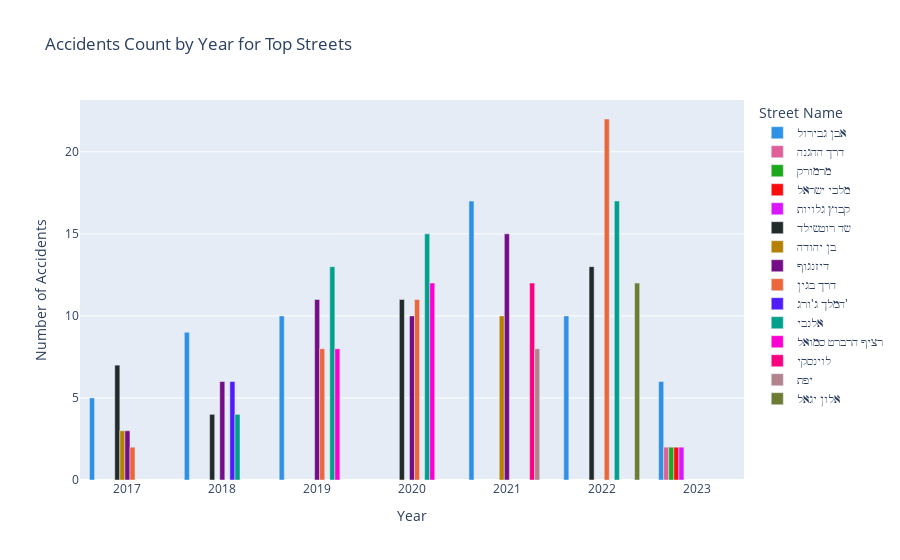

Notebook code for this chart:
### Code cell
import plotly.express as px

top_streets_2017_2023 = top_streets_all_years[top_streets_all_years.accident_year >2016]

# Creating the grouped bar chart
fig = px.bar(top_streets_2017_2023,
             x='accident_year',
             y='involved_type',
             color='street1_hebrew',
             barmode='group',  # This sets the bars to be grouped
             labels={'accident_year': 'Year', 'involved_type': 'Number of Accidents'},
             title='Accidents Count by Year for Top Streets',
             color_discrete_sequence=px.colors.qualitative.Dark24)

# Adjusting the layout
fig.update_layout(legend_title_text='Street Name')

# Displaying the plot
fig.show()

### Figure 1 — Plotly figure (JSON) as saved in the notebook; plotly's stock layout.template omitted (floating-point values rounded to 4 significant figures)
{"data": [{"alignmentgroup": "True", "hovertemplate": "street1_hebrew=אבן גבירול<br>Year=%{x}<br>Number of Accidents=%{y}<extra></extra>", "legendgroup": "אבן גבירול", "marker": {"color": "#2E91E5", "pattern": {"shape": ""}}, "name": "אבן גבירול", "offsetgroup": "אבן גבירול", "orientation": "v", "showlegend": true, "textposition": "auto", "type": "bar", "x": [2023, 2017, 2018, 2019, 2021, 2022], "xaxis": "x", "y": [6, 5, 9, 10, 17, 10], "yaxis": "y"}, {"alignmentgroup": "True", "hovertemplate": "street1_hebrew=דרך ההגנה<br>Year=%{x}<br>Number of Accidents=%{y}<extra></extra>", "legendgroup": "דרך ההגנה", "marker": {"color": "#E15F99", "pattern": {"shape": ""}}, "name": "דרך ההגנה", "offsetgroup": "דרך ההגנה", "orientation": "v", "showlegend": true, "textposition": "auto", "type": "bar", "x": [2023], "xaxis": "x", "y": [2], "yaxis": "y"}, {"alignmentgroup": "True", "hovertemplate": "street1_hebrew=מרמורק<br>Year=%{x}<br>Number of Accidents=%{y}<extra></extra>", "legendgroup": "מרמורק", "marker": {"color": "#1CA71C", "pattern": {"shape": ""}}, "name": "מרמורק", "offsetgroup": "מרמורק", "orientation": "v", "showlegend": true, "textposition": "auto", "type": "bar", "x": [2023], "xaxis": "x", "y": [2], "yaxis": "y"}, {"alignmentgroup": "True", "hovertemplate": "street1_hebrew=מלכי ישראל<br>Year=%{x}<br>Number of Accidents=%{y}<extra></extra>", "legendgroup": "מלכי ישראל", "marker": {"color": "#FB0D0D", "pattern": {"shape": ""}}, "name": "מלכי ישראל", "offsetgroup": "מלכי ישראל", "orientation": "v", "showlegend": true, "textposition": "auto", "type": "bar", "x": [2023], "xaxis": "x", "y": [2], "yaxis": "y"}, {"alignmentgroup": "True", "hovertemplate": "street1_hebrew=קבוץ גלויות<br>Year=%{x}<br>Number of Accidents=%{y}<extra></extra>", "legendgroup": "קבוץ גלויות", "marker": {"color": "#DA16FF", "pattern": {"shape": ""}}, "name": "קבוץ גלויות", "offsetgroup": "קבוץ גלויות", "orientation": "v", "showlegend": true, "textposition": "auto", "type": "bar", "x": [2023], "xaxis": "x", "y": [2], "yaxis": "y"}, {"alignmentgroup": "True", "hovertemplate": "street1_hebrew=שד רוטשילד<br>Year=%{x}<br>Number of Accidents=%{y}<extra></extra>", "legendgroup": "שד רוטשילד", "marker": {"color": "#222A2A", "pattern": {"shape": ""}}, "name": "שד רוטשילד", "offsetgroup": "שד רוטשילד", "orientation": "v", "showlegend": true, "textposition": "auto", "type": "bar", "x": [2017, 2018, 2020, 2022], "xaxis": "x", "y": [7, 4, 11, 13], "yaxis": "y"}, {"alignmentgroup": "True", "hovertemplate": "street1_hebrew=בן יהודה<br>Year=%{x}<br>Number of Accidents=%{y}<extra></extra>", "legendgroup": "בן יהודה", "marker": {"color": "#B68100", "pattern": {"shape": ""}}, "name": "בן יהודה", "offsetgroup": "בן יהודה", "orientation": "v", "showlegend": true, "textposition": "auto", "type": "bar", "x": [2017, 2021], "xaxis": "x", "y": [3, 10], "yaxis": "y"}, {"alignmentgroup": "True", "hovertemplate": "street1_hebrew=דיזנגוף<br>Year=%{x}<br>Number of Accidents=%{y}<extra></extra>", "legendgroup": "דיזנגוף", "marker": {"color": "#750D86", "pattern": {"shape": ""}}, "name": "דיזנגוף", "offsetgroup": "דיזנגוף", "orientation": "v", "showlegend": true, "textposition": "auto", "type": "bar", "x": [2017, 2018, 2019, 2020, 2021], "xaxis": "x", "y": [3, 6, 11, 10, 15], "yaxis": "y"}, {"alignmentgroup": "True", "hovertemplate": "street1_hebrew=דרך בגין<br>Year=%{x}<br>Number of Accidents=%{y}<extra></extra>", "legendgroup": "דרך בגין", "marker": {"color": "#EB663B", "pattern": {"shape": ""}}, "name": "דרך בגין", "offsetgroup": "דרך בגין", "orientation": "v", "showlegend": true, "textposition": "auto", "type": "bar", "x": [2017, 2019, 2020, 2022], "xaxis": "x", "y": [2, 8, 11, 22], "yaxis": "y"}, {"alignmentgroup": "True", "hovertemplate": "street1_hebrew=המלך ג'ורג'<br>Year=%{x}<br>Number of Accidents=%{y}<extra></extra>", "legendgroup": "המלך ג'ורג'", "marker": {"color": "#511CFB", "pattern": {"shape": ""}}, "name": "המלך ג'ורג'", "offsetgroup": "המלך ג'ורג'", "orientation": "v", "showlegend": true, "textposition": "auto", "type": "bar", "x": [2018], "xaxis": "x", "y": [6], "yaxis": "y"}, {"alignmentgroup": "True", "hovertemplate": "street1_hebrew=אלנבי<br>Year=%{x}<br>Number of Accidents=%{y}<extra></extra>", "legendgroup": "אלנבי", "marker": {"color": "#00A08B", "pattern": {"shape": ""}}, "name": "אלנבי", "offsetgroup": "אלנבי", "orientation": "v", "showlegend": true, "textposition": "auto", "type": "bar", "x": [2018, 2019, 2020, 2022], "xaxis": "x", "y": [4, 13, 15, 17], "yaxis": "y"}, {"alignmentgroup": "True", "hovertemplate": "street1_hebrew=רציף הרברט סמואל<br>Year=%{x}<br>Number of Accidents=%{y}<extra></extra>", "legendgroup": "רציף הרברט סמואל", "marker": {"color": "#FB00D1", "pattern": {"shape": ""}}, "name": "רציף הרברט סמואל", "offsetgroup": "רציף הרברט סמואל", "orientation": "v", "showlegend": true, "textposition": "auto", "type": "bar", "x": [2019, 2020], "xaxis": "x", "y": [8, 12], "yaxis": "y"}, {"alignmentgroup": "True", "hovertemplate": "street1_hebrew=לוינסקי<br>Year=%{x}<br>Number of Accidents=%{y}<extra></extra>", "legendgroup": "לוינסקי", "marker": {"color": "#FC0080", "pattern": {"shape": ""}}, "name": "לוינסקי", "offsetgroup": "לוינסקי", "orientation": "v", "showlegend": true, "textposition": "auto", "type": "bar", "x": [2021], "xaxis": "x", "y": [12], "yaxis": "y"}, {"alignmentgroup": "True", "hovertemplate": "street1_hebrew=יפת<br>Year=%{x}<br>Number of Accidents=%{y}<extra></extra>", "legendgroup": "יפת", "marker": {"color": "#B2828D", "pattern": {"shape": ""}}, "name": "יפת", "offsetgroup": "יפת", "orientation": "v", "showlegend": true, "textposition": "auto", "type": "bar", "x": [2021], "xaxis": "x", "y": [8], "yaxis": "y"}, {"alignmentgroup": "True", "hovertemplate": "street1_hebrew=אלון יגאל<br>Year=%{x}<br>Number of Accidents=%{y}<extra></extra>", "legendgroup": "אלון יגאל", "marker": {"color": "#6C7C32", "pattern": {"shape": ""}}, "name": "אלון יגאל", "offsetgroup": "אלון יגאל", "orientation": "v", "showlegend": true, "textposition": "auto", "type": "bar", "x": [2022], "xaxis": "x", "y": [12], "yaxis": "y"}], "layout": {"barmode": "group", "legend": {"title": {"text": "Street Name"}, "tracegroupgap": 0}, "title": {"text": "Accidents Count by Year for Top Streets"}, "xaxis": {"anchor": "y", "domain": [0, 1], "title": {"text": "Year"}}, "yaxis": {"anchor": "x", "domain": [0, 1], "title": {"text": "Number of Accidents"}}}}
